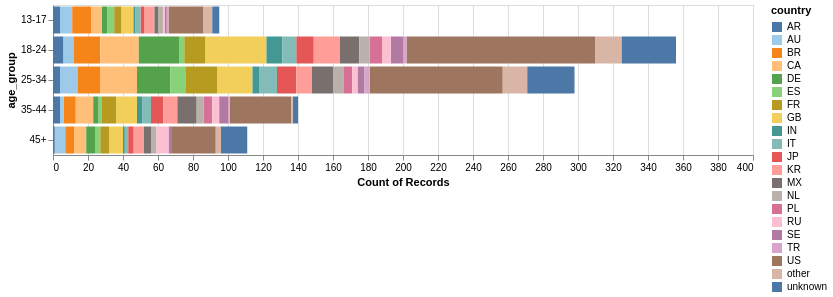

This figure's notebook cell:
### Markdown cell above
**Altair version of the graph using the documentation**
- https://altair-viz.github.io/altair-viz-v4/gallery/horizontal_stacked_bar_chart.html
- https://altair-viz.github.io/altair-viz-v4/user_guide/customization.html?highlight=color

I first tried with Seaborn since thats what we did in the lab, but I like Altair better because its similar to what we did in vegalite

### Code cell
alt.Chart(viewers_df_resolved).mark_bar().encode(
    x='count():Q',
    y='age_group:N',
    color=alt.Color('country', scale=alt.Scale(scheme='tableau20')),
).properties(
    width=700,
    height=alt.Step(30)
)

### Figure 1 — Vega-Lite specification as saved in the notebook (floating-point values rounded to 4 significant figures; data arrays with more than 128 entries replaced by an {"elided": "..."} marker saying what was removed)
{"config": {"view": {"continuousWidth": 300, "continuousHeight": 300}}, "data": {"name": "data-4c5a8088dd4e434d1d5bc00a56c0775e"}, "mark": {"type": "bar"}, "encoding": {"color": {"field": "country", "scale": {"scheme": "tableau20"}, "type": "nominal"}, "x": {"aggregate": "count", "type": "quantitative"}, "y": {"field": "age_group", "type": "nominal"}}, "height": {"step": 30}, "width": 700, "$schema": "https://vega.github.io/schema/vega-lite/v6.4.1.json", "datasets": {"data-4c5a8088dd4e434d1d5bc00a56c0775e": {"elided": "1000 records"}}}
